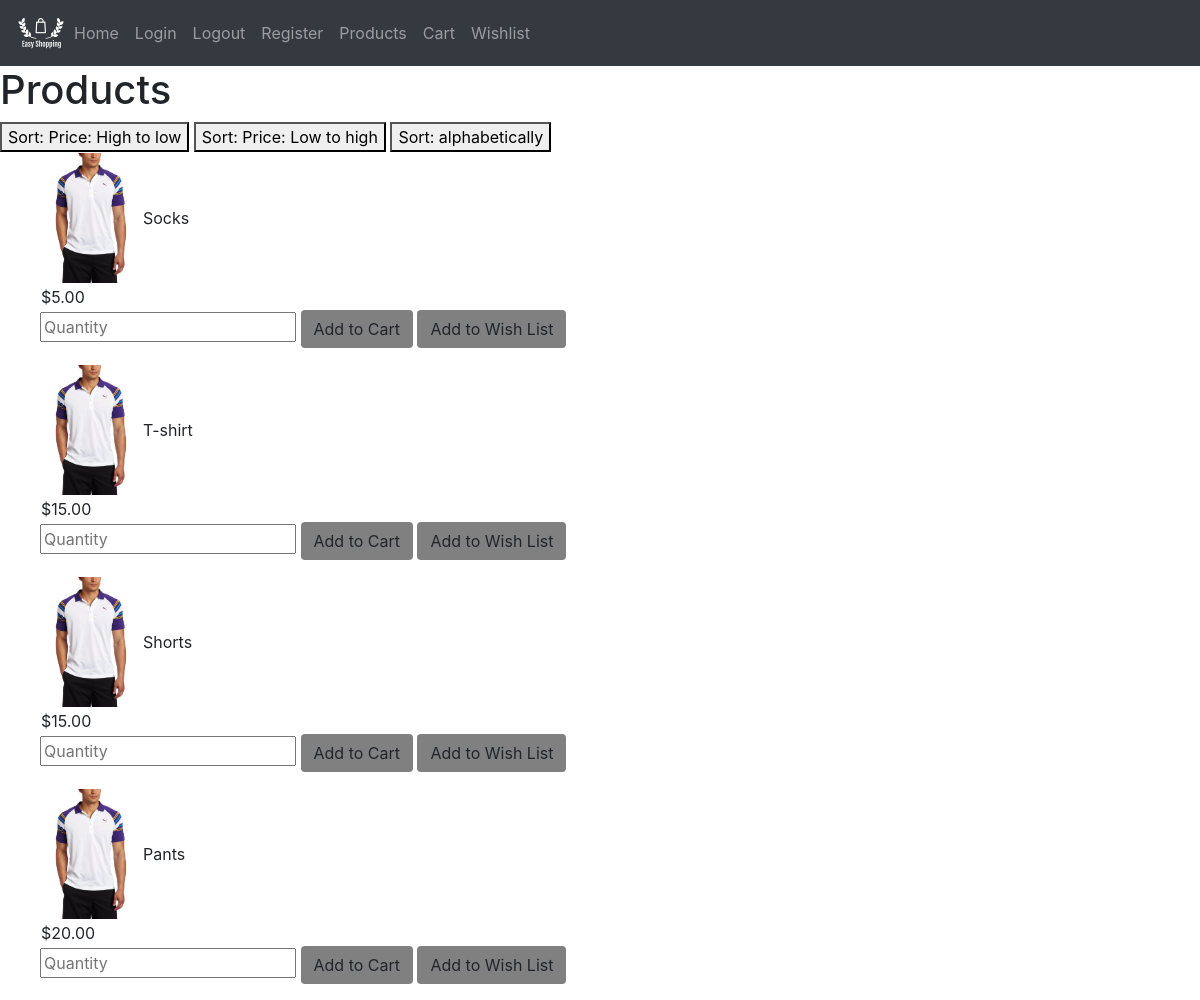
/product, run on the app's committed database.
### ShoppingApp/models.py (models this page shows)
class Item(db.Model):
    __tablename__ = 'table_of_items'
    id = db.Column(db.Integer, primary_key=True)
    itemname = db.Column(db.String(64), unique=True, nullable=False)
    itemprice = db.Column(db.Float)

### ShoppingApp/routes.py (the view, shortened to what this page needs)
@app.route('/product', methods=['GET','POST'])
def product():
    title = 'Products'
    items = Item.query.all()
    print(items)
    return render_template('product.html', items=items, title=title)

### ShoppingApp/templates/product.html
{% extends "base.html" %}
{% block content %}
<h1>{{title}}</h1>
<div>
    <form action="" method="POST">
        <button type="submit"
                name="sorthighlow"
                value=1>
            Sort: Price: High to low
        </button>
        <button type="submit"
                name="sortlowhigh"
                value=1>
            Sort: Price: Low to high
        </button>
        <button type="submit"
                name="sortbyname"
                value=1>
            Sort: alphabetically
        </button>
    </form>
</div>
{% for item in items %}
<ul>
        <form action="?itemname={{item.itemname}}&itemprice={{item.itemprice}}"
              method="POST"
        >
        <table>
            <tr>
            <td> <img src=/static/images/polo.jpg width=100px></td>
            <td>{{item.itemname}}</td>
        </tr>
        <tr>
            <td>${{'%0.2f'|format(item.itemprice|float)}}</td>
        </tr>
        </table>
                <input type="text" name="quantity" placeholder="Quantity">
            <button
                type="submit"
                name="addtocart"
                value=2
                class = "btn"
                style = "background-color: gray;"
            >
                Add to Cart
            </button>
            <button
                type="submit"
                name="addtowishlist"
                value=1
                class = "btn"
                style = "background-color: gray;"
            >
                Add to Wish List
            </button>
        </form>
</ul>
{% endfor %}
{% endblock content %}

### ShoppingApp/static/css/main.css (style rules this page uses)
body { background-position: center; background-repeat: no-repeat; background-size: cover; position: relative; }
.btn { background-color: black; color: black; font-size: 16px; padding: 12px 24px; border: none; cursor: pointer; border-radius: 5px; }

### data on the page
Item: itemname "Socks", itemprice "5.00"
Item: itemname "T-shirt", itemprice "15.00"
Item: itemname "Shorts", itemprice "15.00"
Item: itemname "Pants", itemprice "20.00"

### other printed values
{{ title }} "Products"
